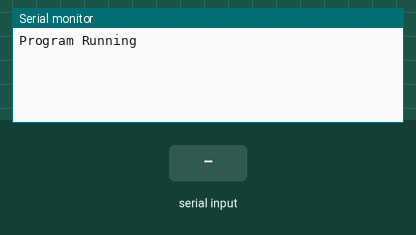
A sketch run on a simulated Arduino Uno, built with avr-gcc and run on an emulated ATmega328P. On the bench: the last lines printed to the serial monitor. The inputs (shaded band) are chosen by the test bench.

Above: at 1.2 s.
1.3 s: "1" received over Serial
At 2.5 s:
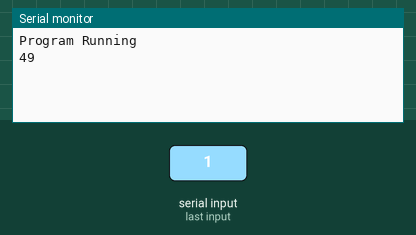
2.8 s: byte 1 (START_BUTTON) received over Serial
At 3.7 s:
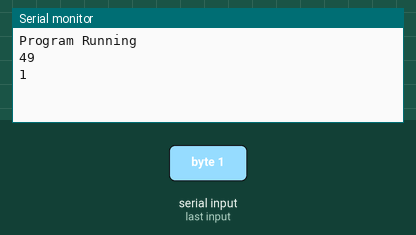
4.3 s: byte 2 (STOP_BUTTON) received over Serial
At 4.8 s:
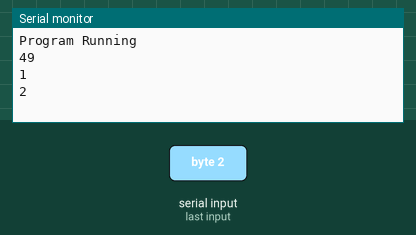
5.8 s: "0" received over Serial
At 6.6 s:
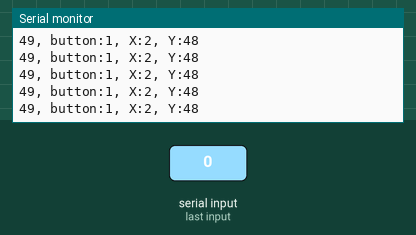
Timing chart, 0 to 8.8 s (numbered marks = the images above; inputs shaded):
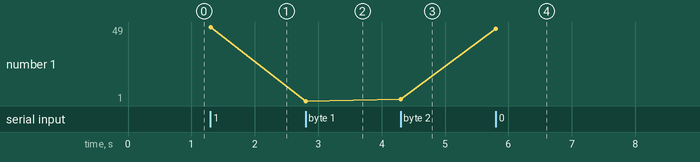

The sketch:

Bluetooth_Joystick.ino
```cpp
//Author: TableTop Robotics


int dataIn[5] {0,0,0,0}; //array to store all the information. 255,button,X,Y.
int in_byte = 0;
#define START_BUTTON 1
#define STOP_BUTTON 2
int array_index = 0;


void setup()
{
  Serial.begin (9600); // starts the serial monitor
  Serial.println("Program Running");

}

void loop() {
  // put your main code here, to run repeatedly:
if (Serial.available() > 0) {  //recieve byte from phone
  in_byte = Serial.read(); //store in byte into a variable
  if (in_byte == (255)) { // if the variable is 0 stet the array inxed to 0. this will make sure that every number goes into the correct index
    array_index = 0;
  }

   if(array_index == 1)
    {
        switch(in_byte)
        {
          case START_BUTTON:
            //START();
            break;
          case STOP_BUTTON:
            //STOP();
            break;
        }
    }

  dataIn[array_index] = in_byte;  //store number into array
  array_index = array_index +1;
  Serial.println (in_byte);

}
if(array_index == 4)
{

  //print the array
  Serial.print (dataIn[0]);
  Serial.print (", button:");
  Serial.print (dataIn[1]);
  Serial.print (", X:");
  Serial.print (dataIn[2]);
  Serial.print (", Y:");
  Serial.println (dataIn[3]);

}
}
```

Measured:
- after the input at 1.3 s, the serial monitor: prints a new line at once (image 1)
- after the input at 2.8 s, the serial monitor: prints a new line at once (image 2)
- after the input at 4.3 s, the serial monitor: prints a new line at once (image 3)
- after the input at 5.8 s, the serial monitor: prints a new line at once (image 4)
- plotted number 1: 49 → 1 after the input at 2.8 s, 1 → 2 after the input at 4.3 s, 2 → 48 after the input at 5.8 s
